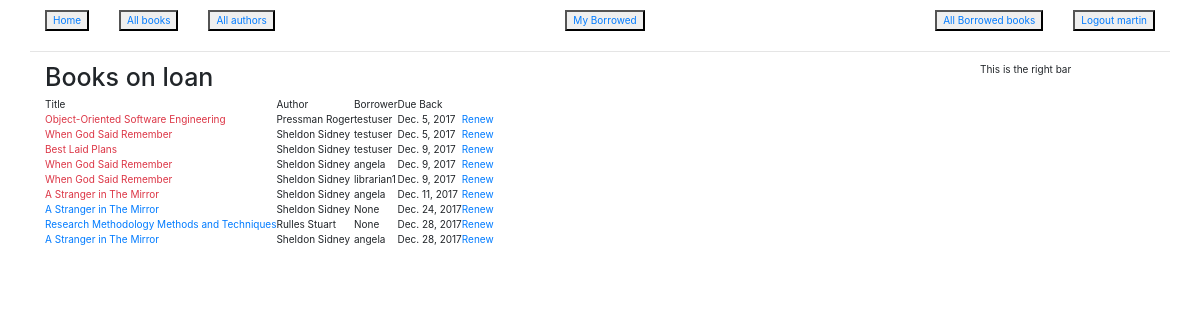
Page /catalog/borrowed/ (signed in) on the committed database.
### catalog/models.py (models this page shows, shortened)
class BookInstance(models.Model):
    id = models.UUIDField(primary_key=True, default=uuid.uuid4, help_text="Unique ID for this particular book across whole library")
    book = models.ForeignKey('Book', on_delete=models.SET_NULL, null=True)
    imprint = models.CharField(max_length=200)
    due_back = models.DateField(null=True, blank=True)
    borrower = models.ForeignKey(User, on_delete=models.SET_NULL, null=True, blank=True)
    LOAN_STATUS = (
        ('m', 'Maintenance'),
        ('o', 'On loan'),
        ('a', 'Available'),
        ('r', 'Reserved'),
    )
    status = models.CharField(max_length=1, choices=LOAN_STATUS, blank=True, default='m', help_text='Book availability')
    @property
    def is_overdue(self):
        if self.due_back and date.today() > self.due_back:
            return True
        return False
    class Meta:
        ordering = ["due_back"]
        permissions = (("can_mark_returned", "Set book as returned"),)

class Book(models.Model):
    title = models.CharField(max_length=200)
    author = models.ForeignKey('Author', on_delete=models.SET_NULL, null=True)
    summary = models.TextField(max_length=1000, help_text="Enter a brief description of the book")
    isbn = models.CharField('ISBN', max_length=13, help_text='13 Character <a href="https://www.isbn-international.org/content/what-isbn">ISBN number</a>')
    genre = models.ManyToManyField(Genre, help_text="Select a genre for this book")
    def display_genre(self):
        """
        Creates a string for the Genre. This is required to display genre in Admin.
        """
        return ', '.join([ genre.name for genre in self.genre.all()[:3]])
    display_genre.short_description = 'Genre'

class Author(models.Model):
    first_name = models.CharField(max_length=100)
    last_name = models.CharField(max_length=100)
    date_of_birth = models.DateField(null=True, blank=True)
    date_of_death = models.DateField('Died', null=True, blank=True)
    def __str__(self):
        return '%s %s' % (self.last_name, self.first_name)
    class Meta:
        ordering = ['last_name']

### catalog/views.py (the view)
class LoanedBooks(LoginRequiredMixin, PermissionRequiredMixin, generic.ListView):
    permission_required = 'catalog.can_mark_returned'
    model = BookInstance
    template_name = 'catalog/bookinstance_allborrowed.html'
    paginate_by = 10
    def get_queryset(self):
        return BookInstance.objects.filter(status__exact='o').order_by('due_back')

### catalog/templates/catalog/bookinstance_allborrowed.html
{% extends "base_generic.html" %}
{% block content %}
    <h1>Books on loan</h1>
    {% if bookinstance_list %}
        <table>
            <tr>
                <td>Title</td>
                <td>Author</td>
                <td>Borrower</td>
                <td>Due Back</td>
            </tr>
        {% for bookinst in bookinstance_list %}
            <tr>
                <td><a href="{% url 'book-detail' bookinst.book.pk %}" class="{% if bookinst.is_overdue %}text-danger{% endif %}">{{ bookinst.book.title }}</a></td>
                <td>{{ bookinst.book.author }}</td>
                <td>{{ bookinst.borrower }}</td>
                <td>{{ bookinst.due_back }}</td>
                <td><a href="{% url 'renew-book-librarian' bookinst.id %}">Renew</a></td>
            </tr>
        {% endfor %}
        </table>
    {% else %}
        <p>There are currently no books on loan.</p>
    {% endif %}
{% endblock %}

### catalog/templates/base_generic.html (shortened to what this page needs)
<!DOCTYPE html>
<html lang="en">
<head>
    <link rel="stylesheet" href="https://maxcdn.bootstrapcdn.com/bootstrap/3.3.7/css/bootstrap.min.css">
    {% load static %}
    <link rel="stylesheet" href="{% static 'css/bootstrap.min.css' %}">
</head>
<body>
    <div class="container-fluid">
        <div class="col">
            <div class="">
                {% block sidebar %}
                <ul class="nav">
                    <li><a href="{% url 'index' %}"><button>Home</button></a> </li>
                    <li><a href="{% url 'books' %}"><button>All books</button></a> </li>
                    <li><a href="{% url 'authors' %}"><button>All authors</button></a> </li>
                    {% if user.is_authenticated %}
                        <li><a href="{% url 'my-borrowed' %}"><button>My Borrowed</button></a> </li>
                    {% if perms.catalog.can_mark_returned %}
                        <li><a href="{% url 'borrowed' %}"><button>All Borrowed books</button></a> </li>
                    {% endif %}
                        <li><a href="{% url 'logout' %}?next={{ request.path }}"><button>Logout {{ user }}</button> </a> </li>
                {% else %}
<li class="sidebar-nav"><a href="{% url 'login' %}?next={{ request.path }}"><button>Login</button></a> </li>
                {% endif %}
                </ul>
                    <hr>
                {% endblock %}
            </div>
        <div class="col-sm-10">
            {% block content %}{% endblock %}
        </div>
        </div>
    {% block footer %}
        <p>This is the right bar</p>
    {% endblock %}
    </div>
</body>
</html>

### rows in the picture
BookInstance: book "Object-Oriented Software Engineering", book.author "Pressman Roger", borrower "testuser", due_back "Dec. 5, 2017"
BookInstance: book "When God Said Remember", book.author "Sheldon Sidney", borrower "testuser", due_back "Dec. 5, 2017"
BookInstance: book "Best Laid Plans", book.author "Sheldon Sidney", borrower "testuser", due_back "Dec. 9, 2017"
BookInstance: book "When God Said Remember", book.author "Sheldon Sidney", borrower "angela", due_back "Dec. 9, 2017"
BookInstance: book "When God Said Remember", book.author "Sheldon Sidney", borrower "librarian1", due_back "Dec. 9, 2017"
BookInstance: book "A Stranger in The Mirror", book.author "Sheldon Sidney", borrower "angela", due_back "Dec. 11, 2017"
BookInstance: book "A Stranger in The Mirror", book.author "Sheldon Sidney", borrower "None", due_back "Dec. 24, 2017"
BookInstance: book "Research Methodology Methods and Techniques", book.author "Rulles Stuart", borrower "None", due_back "Dec. 28, 2017"
BookInstance: book "A Stranger in The Mirror", book.author "Sheldon Sidney", borrower "angela", due_back "Dec. 28, 2017"

### other values in the picture
{{ user }} "martin"
